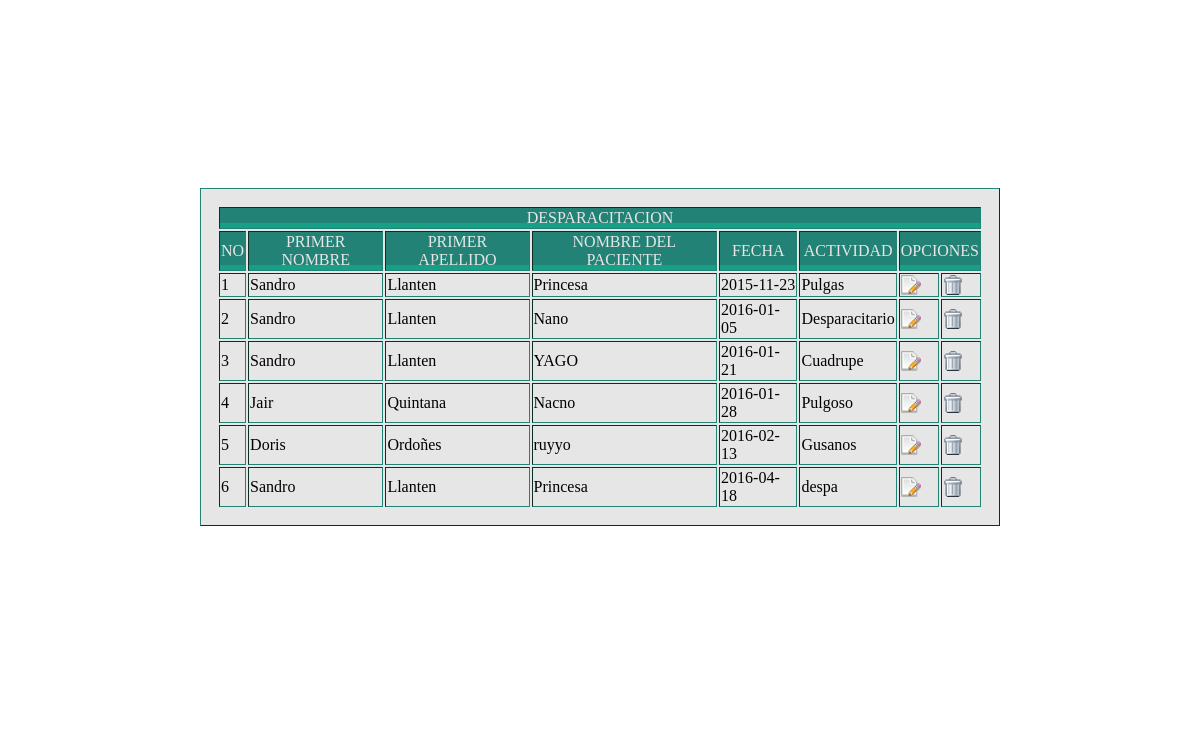
Screenshot of /Proyecto/veterinaria/consulta/cons_despa.php with the database file from the repository.
### tables this page shows
CREATE TABLE `desparacitacion` (
  `id_despa` int(5) NOT NULL,
  `fecha` date NOT NULL,
  `id_mascota` int(5) NOT NULL,
  `actividad` varchar(50) NOT NULL,
  `id_propietario` int(5) NOT NULL
);

CREATE TABLE `propietario` (
  `id_propietario` int(5) NOT NULL,
  `p_nombre` varchar(20) NOT NULL,
  `s_nombre` varchar(20) NOT NULL,
  `p_apellido` varchar(20) NOT NULL,
  `s_apellido` varchar(20) NOT NULL,
  `id_tipo_docu` int(5) NOT NULL,
  `numero_tipo` int(10) NOT NULL,
  `clave` varchar(50) NOT NULL,
  `celular` varchar(14) NOT NULL,
  `direccion` varchar(40) NOT NULL,
  `email` varchar(50) NOT NULL,
  `id_roll` int(5) NOT NULL,
  `id_est_propi` int(5) NOT NULL,
  `online` int(2) NOT NULL,
  `codigo` int(5) NOT NULL
);

CREATE TABLE `mascota` (
  `id_mascota` int(50) NOT NULL,
  `nombre` varchar(20) NOT NULL,
  `fecha_nacimiento` date NOT NULL,
  `color` varchar(20) NOT NULL,
  `peso_kg` int(20) NOT NULL,
  `raza` varchar(20) NOT NULL,
  `id_genero` int(5) NOT NULL,
  `id_especie` int(5) NOT NULL,
  `id_estado` int(5) NOT NULL,
  `id_propietario` int(5) NOT NULL,
  `fecha_actu` date NOT NULL
);

### Proyecto/veterinaria/consulta/cons_despa_datos.php (the view, shortened to what this page needs)
<html>
<head>
<head>
</head>
<body>
<div id="box">
<main id="center">
<table border="" class="pure-table pure-table-horizontal">
<tr><th Colspan="8">Desparacitacion</th></tr>
<tr>
<th>No</th>
<th>Primer nombre</th>
<th>Primer Apellido</th>
<th>Nombre del paciente</th>
<th>Fecha</th>
<th>Actividad</th>
<th colspan="2">Opciones</th>
</tr>
<?php
	 while($fila=mysql_fetch_row($query)){
	echo "<br>";
	echo "<tr>";
	echo "<td>";
	echo "<p class='compañia' value='".$fila['0']."' name='numero_especie'>".$cant++."</p>";
	echo "</td>";
	echo "<td>";
	echo "<p class='compañia' value='".$fila['0']."' name='primer_nombre'>".$fila['2']."</p>";
	echo "</td>";
	echo "<td>";
	echo "<p class='compañia' value='".$fila['0']."' name='primer_apellido'>".$fila['3']."</p>";
	echo "</td>";
	echo "<td>";
	echo "<p class='compañia' value='".$fila['1']."' name='nombre_mascota'>".$fila['4']."</p>";
	echo "</td>";
	echo "<td>";
	echo "<p class='compañia' value='".$fila['1']."' name='fecha'>".$fila['5']."</p>";
	echo "</td>";
	echo "<td>";
	echo "<p class='compañia' value='".$fila['1']."' name='actividad'>".$fila['6']."</p>";
	echo "</td>";
	echo "<td>";
    echo "<a href='../actualizar/act_desparacitacion.php?id_reg=$fila[7]' target='proceso' ><img src='../img/edit.png' width='20' height='20' /></a>";
	echo "</td>";
	echo "<td>";
	echo "<a href='../del/del_desparacitacion.php?id_reg=$fila[7]' target='proceso' onclick='return confirmar();'><img src='../img/del.gif' width='20' height='20' /></a>";
	echo "</td>";
	echo "</tr>";
   }
?>
</table>
</body>
</html>

### Proyecto/veterinaria/consulta/cons_despa_datos.php (style rules this page uses)
*, *:before, *:after { -moz-box-sizing: border-box; -webkit-box-sizing: border-box; box-sizing: border-box; }
html, body { margin: 0; padding: 0; width: 100%; height: 100%; }
body { padding: 5em 1em; background-repeat: no-repeat; background-size: cover; background-position: center; }
#box { margin: auto; width: 50em; height: 100%; white-space: nowrap; }
#center { vertical-align: middle; display: inline-block; white-space: normal; }
#box:after { content: ""; vertical-align: middle; display: inline-block; margin-right: -10px; }
table { background-color: #E6E6E6; padding: 1em; }
table, table * { border-color: #238276 !important; }
table th { text-transform: uppercase; font-weight: 300; text-align: center; color: #E6E6E6; background-color: #238276; position: relative; }
table th:after { content: ""; display: block; height: 5px; right: 0; left: 0; bottom: 0; background-color: #16a085; position: absolute; }

### rows the page displays
desparacitacion: id_propietario.p_nombre "Sandro", id_propietario.p_apellido "Llanten", id_mascota.nombre "Princesa", fecha "2015-11-23", actividad "Pulgas"
desparacitacion: id_propietario.p_nombre "Sandro", id_propietario.p_apellido "Llanten", id_mascota.nombre "Nano", fecha "2016-01-05", actividad "Desparacitario"
desparacitacion: id_propietario.p_nombre "Sandro", id_propietario.p_apellido "Llanten", id_mascota.nombre "YAGO", fecha "2016-01-21", actividad "Cuadrupe"
desparacitacion: id_propietario.p_nombre "Jair", id_propietario.p_apellido "Quintana", id_mascota.nombre "Nacno", fecha "2016-01-28", actividad "Pulgoso"
desparacitacion: id_propietario.p_nombre "Doris", id_propietario.p_apellido "Ordoñes", id_mascota.nombre "ruyyo", fecha "2016-02-13", actividad "Gusanos"
desparacitacion: propietario.p_nombre "Sandro", propietario.p_apellido "Llanten", id_mascota.nombre "Princesa", fecha "2016-04-18", actividad "despa"
